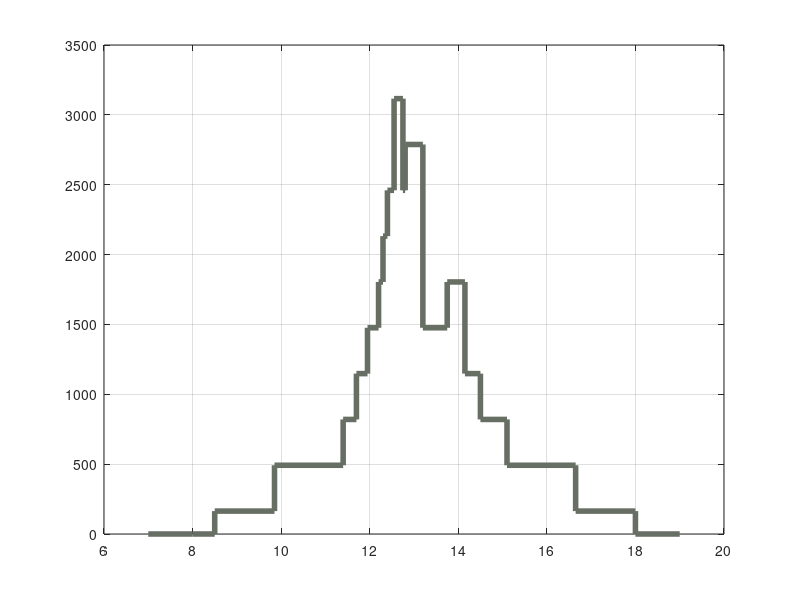

The MATLAB script that drew this image: (Note: this script raises an error after producing the figure.)
%Perfil Operacional TUG
%Perfil operacional del TUG para un día con una maniobra
clc
clear

%Perfil actual TUG
P_engine_continuous=1640;
P_engine_standby=2000;
P_engine_prime=1825;

P_engine    = 2*P_engine_continuous*[0, 0,  0.05,  0.15,  0.25,  0.35,  0.45,  0.55,  0.65,  0.75,  0.95,  0.75,  0.85,  0.45,  0.55,  0.35,  0.25,  0.15,  0.05,  0, 0]';
sfc_engine  =                     [0, 0, 305.7, 283.6, 265.9, 251.8, 241.4, 234.2, 229.7, 226.9, 224.6, 226.9, 225.5, 241.4, 234.2, 251.8, 265.9, 283.6, 305.7,  0, 0]';
Time        =                   8+[-1, 0,   0.5,  1.85,   3.4,   3.7,  3.95,   4.2,   4.3,   4.4,  4.55,  4.75,   4.8,   5.2,  5.75,  6.15,   6.5,   7.1,  8.65, 10, 11]';

stairs(Time,P_engine,'LineWidth', 4, 'Color',"#676E63")
grid on
ax = gca;
ax.FontSize = 16;
xlabel('\bf Horas Hábiles(Hrs)')
ylabel('\bf Potencia (kWm)')
title ('\bf Perfil de Carga')
yticks(-100:1100:3200)
%ylim([-100:3200])
xlim([7 19])
xticks(7:2:19)
%% BAR GRAPHIC

%Se realizará una ponderación del 43% del motor principal diesel, para así
%simular las emisiones obtenidas por el Motor diesel secundario.

%una maniobra
%P_engine    = 2*P_engine_continuous*[0, 0,  0.05,  0.15,  0.25,  0.35,  0.45,  0.55,  0.65,  0.75,  0.95,  0.75,  0.85,  0.45,  0.55,  0.35,  0.25,  0.15,  0.05,  0,  0]';
%P_diesel    = 2*P_engine_continuous*[0, 0,     0,     0,  0.25,  0.35,  0.45,  0.55,  0.65,  0.75,  0.95,  0.75,  0.85,  0.45,  0.55,  0.35,  0.25,     0,     0,  0,  0]';
%P_batt      =   P_engine_continuous*[0, 0,  0.05,  0.15,     0,     0,     0,     0,     0,     0,     0,     0,     0,     0,     0,     0,     0,  0.15,  0.05,  0,  0]';
%EMMIS_TUG   =                       [0, 0, .2170, .6934, .2097, .2317, .2856, .1355, .1570, .2684, .4487, .0895, .8062, .6283, .5418, .3244, .4194, .6934, .2170,  0,  0]';
%Time        =                       [7, 8,   8.5,  9.85,  11.4,  11.7, 11.95,  12.2,  12.3,  12.4, 12.55, 12.75,  12.8,  13.2, 13.75, 14.15,  14.5,  15.1, 16.65, 17, 19]';

% 2maniobras
%P_engine    = P_engine_continuous*[ 0,  0.05,  0.15,  0.25,  0.35,  0.45,  0.95,  0.55,  0.35,  0.15,  0.05,   0,  0.05,  0.15,  0.25,  0.35, 0.95,   0.45,  0.35,  0.15,  0.05,  0,  0]';
%sfc_engine  =                     [ 0, 305.7, 283.6, 265.9, 251.8, 241.4, 224.6, 234.2, 251.8, 283.6, 305.7,   0, 305.7, 283.6, 265.9, 251.8, 224.6, 241.4, 251.8, 283.6, 305.7,  0,  0]';
%Time        =                   7+[ 0,     1,   1.5,     2,  2.25,   2.5,  2.75,  3.75,     4,   4.5,     5, 5.5,     7,   7.5,     8,   8.5,    9,   9.75, 10.25,  10.5, 10.75, 11, 12]';



P_TUG_BAR3           = 2*P_engine_continuous*[ 0 0;  0 0.05;   0.2 0;  0.35 0;   0.8 0;   0.5 0;   0.3 0;  0 0.15;   0 0.1;  0 0.05; 0 0.05]';
P_TUG                = 2*P_engine_continuous*[ 0,  0.05,   0.2,  0.35,   0.8,   0.5,   0.3,  0.15,   0.1,  0.05, 0.05]';
%Una maniobra
P_TUG_1              = 2*P_engine_continuous*[ 0,     0,     0,  0.35,   0.8,   0.5,   0.3,     0,     0,     0,    0]';
P_TUG_2              = 2*P_engine_continuous*[ 0,  0.05,   0.2,     0,     0,     0,     0,  0.15,   0.1,  0.05, 0.05]';
%Dos Maniobras
P_TUG_3              = 2*P_engine_continuous*[ 0,  0.05,  0.15,  0.25,  0.35,  0.45,  0.95,  0.55,  0.35,  0.15,  0.05,   0,  0.05,  0.15,  0.25,  0.35, 0.95,   0.45,  0.35,  0.15,  0.05,  0,  0]';

%%Corregir Valor de Emisiones por Hora
EMMIS_TUG_BAR3       =                       [ 0 0; 0 .6934; .4552 0;.3719*0.9 0; .2423 0; .3176 0; .5850 0;  0 .3719; 0 .5500; 0 .6934; 0 .6934]';
EMMIS_TUG            =                       [ 0, .6934, .4552,.3719*0.9, .2423, .3176, .5850,  .3719, .5500, .6934,.6934]';
EMMIS_TUG_1          =                       [ 0,     0,     0,.3719*0.9, .2423, .3176, .5850,      0,     0,     0,    0]';
EMMIS_TUG_2          =                       [ 0, .6934, .4552,         0,    0,     0,     0,  .3719, .5500, .6934,.6934]';
% dos manioras

Zeros_col            = zeros(11,1);
TUG1                 = [P_TUG, Zeros_col];
TUG2                 = [Zeros_col, EMMIS_TUG];

P_MainDiesel_bar3    = 2*P_engine_continuous*[ 0,     0,     0,     0,   0.8,   0.5,     0,     0,     0,     0,    0]';
EMMIS_MainDiesel     =                       [ 0,     0,     0,     0, .2423, .3176,     0,     0,     0,     0,    0]';
P_Diesel_bar3        = 2*P_engine_continuous*[ 0,     0,   0.2,  0.35,     0,     0,   0.3,     0,     0,     0,    0]';
EMMIS_Diesel         =                  0.43*[ 0,     0, .6934, .4516,     0,     0, .5850,     0,     0,     0,    0]';
P_batt_bar3          = 2*P_engine_continuous*[ 0,  0.05,     0,     0,     0,     0,     0,  0.15,   0.1,  0.05, 0.05]';
EMMIS_HTUG           =                       EMMIS_MainDiesel+EMMIS_Diesel;
Time_bar3            =                       [ 8,     9,    10,    11,    12,    13,    14,    15,    16,    17,   18]';

x=Time_bar3;
z=[P_batt_bar3 P_Diesel_bar3 P_MainDiesel_bar3];
b=bar3(x,z);
m={'Batt','Gen Set','Diesel'};    % systems
xticklabels(m)
yticks(8:2:18)
zticks(500:1000:3000)
zlabel('Potencia [kW]')
ylabel('Jornada [h]')
b(1).FaceColor=[0.49,0.87,0.49];
b(2).FaceColor=[0.00,0.60,0.30];
b(3).FaceColor=[0.404, 0.431, 0.388];


%% POTENCIA TUG
c=bar(x,P_TUG_1);
grid on
c(1).LineWidth = 1;
c(1).LineStyle = "-";
c(1).FaceColor = 'flat';
c(1).CData(1,:) = [0.404, 0.431, 0.388];
c(1).CData(2,:) = [0.404, 0.431, 0.388];
c(1).CData(3,:) = [0.404, 0.431, 0.388];
c(1).CData(4,:) = [0.404, 0.431, 0.388];
c(1).CData(5,:) = [0.404, 0.431, 0.388];
c(1).CData(6,:) = [0.404, 0.431, 0.388];
c(1).CData(7,:) = [0.404, 0.431, 0.388];
c(1).CData(8,:) = [0.404, 0.431, 0.388];
c(1).CData(9,:) = [0.404, 0.431, 0.388];
c(1).CData(10,:) = [0.404, 0.431, 0.388];
c(1).CData(11,:) = [0.404, 0.431, 0.388];
hold on
c=bar(x,P_TUG_2);
c(1).LineWidth = 2;
c(1).LineStyle = "-";
c(1).FaceColor = 'flat';
c(1).CData(1,:) = [0.404, 0.431, 0.388];
c(1).CData(2,:) = [0.404, 0.431, 0.388];
c(1).CData(3,:) = [0.404, 0.431, 0.388];
c(1).CData(4,:) = [0.404, 0.431, 0.388];
c(1).CData(5,:) = [0.404, 0.431, 0.388];
c(1).CData(6,:) = [0.404, 0.431, 0.388];
c(1).CData(7,:) = [0.404, 0.431, 0.388];
c(1).CData(8,:) = [0.404, 0.431, 0.388];
c(1).CData(9,:) = [0.404, 0.431, 0.388];
c(1).CData(10,:) = [0.404, 0.431, 0.388];
c(1).CData(11,:) = [0.404, 0.431, 0.388];
grid on
ylabel('Potencia [kWm]')
xlabel('Horas Hábiles [h]')
xticklabels({'8:00',' ','10:00',' ','12:00',' ','14:00',' ','16:00',' ','18:00'})
yticks(500:1000:3000)
%% EMISIONES

b=bar(x,EMMIS_TUG_1);
b(1).LineWidth = 1;
b(1).LineStyle = "-";
b(1).FaceColor = 'flat';
b(1).CData(1,:) = [0.404, 0.431, 0.388];
b(1).CData(2,:) = [0.404, 0.431, 0.388];
b(1).CData(3,:) = [0.404, 0.431, 0.388];
b(1).CData(4,:) = [0.404, 0.431, 0.388];
b(1).CData(5,:) = [0.404, 0.431, 0.388];
b(1).CData(6,:) = [0.404, 0.431, 0.388];
b(1).CData(7,:) = [0.404, 0.431, 0.388];
b(1).CData(8,:) = [0.404, 0.431, 0.388];
b(1).CData(9,:) = [0.404, 0.431, 0.388];
b(1).CData(10,:) = [0.404, 0.431, 0.388];
b(1).CData(11,:) = [0.404, 0.431, 0.388];
hold on
b=bar(x,EMMIS_TUG_2);
b(1).LineWidth = 1;
b(1).LineStyle = "-";
b(1).FaceColor = 'flat';
b(1).CData(1,:) = [0.404, 0.431, 0.388];
b(1).CData(2,:) = [0.404, 0.431, 0.388];
b(1).CData(3,:) = [0.404, 0.431, 0.388];
b(1).CData(4,:) = [0.404, 0.431, 0.388];
b(1).CData(5,:) = [0.404, 0.431, 0.388];
b(1).CData(6,:) = [0.404, 0.431, 0.388];
b(1).CData(7,:) = [0.404, 0.431, 0.388];
b(1).CData(8,:) = [0.404, 0.431, 0.388];
b(1).CData(9,:) = [0.404, 0.431, 0.388];
b(1).CData(10,:) = [0.404, 0.431, 0.388];
b(1).CData(11,:) = [0.404, 0.431, 0.388];
grid on
ylabel('Emisiones [TonC{O}_{2}]')
xlabel('Horas Hábiles [h]')
xticklabels({'8:00',' ','10:00',' ','12:00',' ','14:00',' ','16:00',' ','18:00'})
yticks(0:0.2:0.8)
%%
subplot(2,1,1)
b=bar(x,P_TUG_2);
b(1).LineWidth = 1;
b(1).LineStyle = "-";
b(1).FaceColor = 'flat';
b(1).EdgeColor = [0,0,0];
b(1).CData(1,:) = [0.60,0.62,0.58];
b(1).CData(2,:) = [0.60,0.62,0.58];
b(1).CData(3,:) = [0.60,0.62,0.58];
b(1).CData(4,:) = [0.60,0.62,0.58];
b(1).CData(5,:) = [0.60,0.62,0.58];
b(1).CData(6,:) = [0.60,0.62,0.58];
b(1).CData(7,:) = [0.60,0.62,0.58];
b(1).CData(8,:) = [0.60,0.62,0.58];
b(1).CData(9,:) = [0.60,0.62,0.58];
b(1).CData(10,:) = [0.60,0.62,0.58];
b(1).CData(11,:) = [0.60,0.62,0.58];
yticks(500:1000:3000)
ylim([0 3000])
hold on
a=bar(x,P_TUG_1);
a(1).LineWidth = 1;
a(1).LineStyle = "-";
a(1).FaceColor = 'flat';
a(1).EdgeColor = [0,0,0];
a(1).CData(1,:) = [0.60,0.62,0.58];
a(1).CData(2,:) = [0.60,0.62,0.58];
a(1).CData(3,:) = [0.60,0.62,0.58];
a(1).CData(4,:) = [0.60,0.62,0.58];
a(1).CData(5,:) = [0.60,0.62,0.58];
a(1).CData(6,:) = [0.60,0.62,0.58];
a(1).CData(7,:) = [0.60,0.62,0.58];
a(1).CData(8,:) = [0.60,0.62,0.58];
a(1).CData(9,:) = [0.60,0.62,0.58];
a(1).CData(10,:) = [0.60,0.62,0.58];
a(1).CData(11,:) = [0.60,0.62,0.58];
grid on
ylabel('[kW]')
xticklabels({'8:00',' ','10:00',' ','12:00',' ','14:00',' ','16:00',' ','18:00'})
yticks(500:1000:3000)
ax = gca;
ax.XAxis.FontSize = 14; % or whatever
ax.XAxis.FontName = 'Times New Roman';
ax.YAxis.FontSize = 14; % or whatever
ax.YAxis.FontName = 'Times New Roman';
title ('\bf Operational Profile - Tugboat')


%%
clc
Time = [ "8:00", "9:00", "10:00", "11:00", "12:00", "13:00", "14:00", "15:00", "16:00", "17:00", "18:00"]'


%%
T = table(Time, P_TUG,EMMIS_TUG);
stackedplot(T)